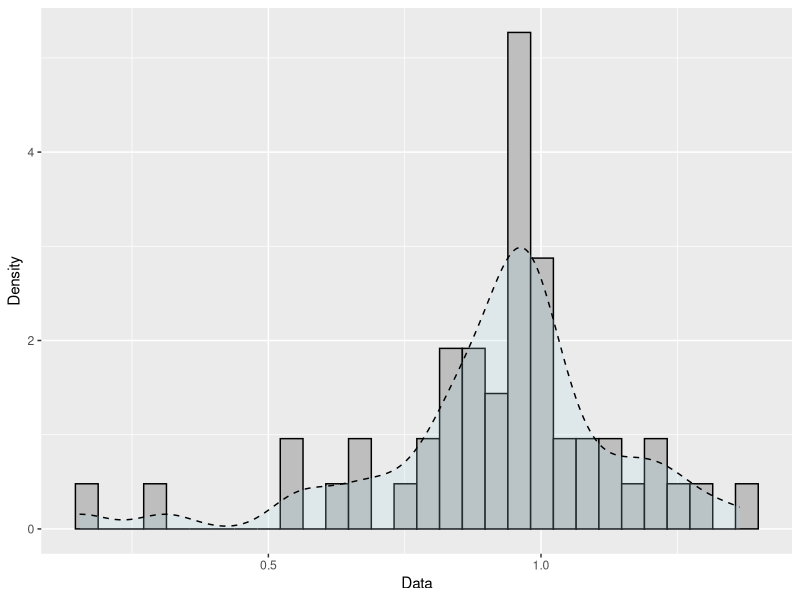

Source code (R):
## ---- chunk 1
#| warning: false
library(tidyverse)

dados = readr::read_table("Dados_Weibull.txt", col_names = FALSE)

ggplot(dados, aes(X1)) +
  geom_histogram(aes(y=after_stat(density)), bins = 30, color="black", fill="grey")+
  geom_density(alpha=.2, linetype = 2, fill="light blue") +
  labs(x="Data", y = "Density")

newton.raphson.w = function(x.dados, alpha.0=10, precisao = 1e-7, n=100){
  dlogLikW = function(y){(length(x.dados)/y) + sum(log(x.dados)) - sum(log(x.dados)*(x.dados^y))}
  ddlogLikW = function(z){-(length(x.dados)/z^2) - sum((log(x.dados)^2)*(x.dados^z))}
  for (i in 1:n) {
    alpha.1 = alpha.0 - dlogLikW(alpha.0)/ddlogLikW(alpha.0)
    if(abs(alpha.1 - alpha.0) < precisao){
      res = list(alpha.1,i)
      names(res) = c("alpha.estimated","n.iter")
      return(res)
    }
    alpha.0 = alpha.1
  }
  print("with the number of iterations there was no convergence")
}
newton.raphson.w(dados$X1)

#simulation
n = c(10,30,100,1000)
estimativas = array(NA, dim=c(1, length(n)))

for (i in 1:length(n)){
  dat =  rweibull(n[i], shape=5, scale=1)
  estimativas[,i] = newton.raphson.w(dat,2)$alpha.estimated
}

estimativas
